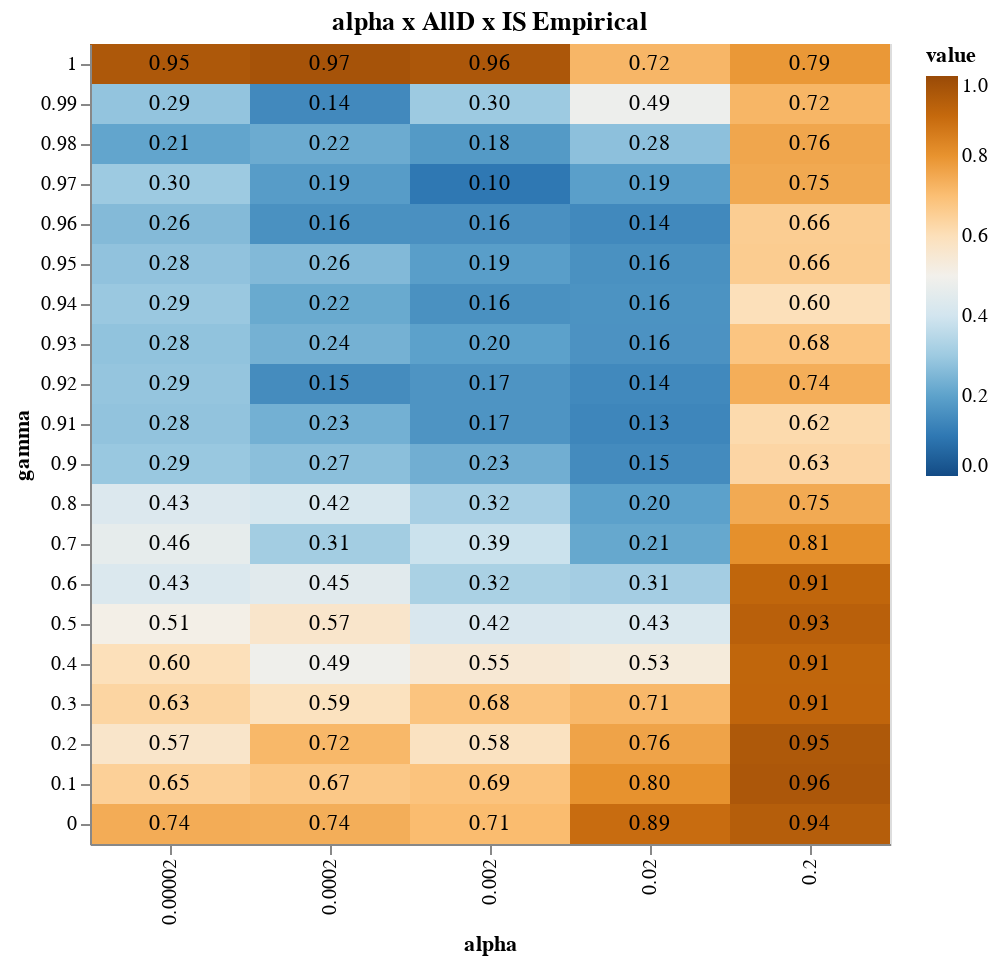

The cell this chart's notebook holds for it:
### Code cell
d, c = param_heatmap("alpha", "AllD", "IS Empirical")
c

### Figure 1 — Vega-Lite specification as saved in the notebook (floating-point values rounded to 4 significant figures)
{"config": {"view": {"continuousWidth": 400, "continuousHeight": 300}}, "layer": [{"mark": "rect", "encoding": {"color": {"field": "value", "scale": {"domain": [0, 1], "scheme": "blueorange"}, "sort": "ascending", "type": "quantitative"}, "x": {"field": "alpha", "type": "ordinal"}, "y": {"field": "gamma", "sort": {"field": "gamma", "order": "descending"}, "type": "ordinal"}}, "height": 400, "title": "alpha x AllD x IS Empirical", "width": 400}, {"mark": "text", "encoding": {"color": {"value": "black"}, "text": {"field": "value", "format": ".2f", "type": "quantitative"}, "x": {"field": "alpha", "type": "ordinal"}, "y": {"field": "gamma", "sort": {"field": "gamma", "order": "descending"}, "type": "ordinal"}}, "height": 400, "title": "alpha x AllD x IS Empirical", "width": 400}], "data": {"name": "data-147d8289c602e2279a6da406dae206cf"}, "$schema": "https://vega.github.io/schema/vega-lite/v4.17.0.json", "datasets": {"data-147d8289c602e2279a6da406dae206cf": [{"gamma": 0.8, "alpha": 2e-05, "value": 0.4317}, {"gamma": 0.8, "alpha": 0.0002, "value": 0.417}, {"gamma": 0.8, "alpha": 0.002, "value": 0.3192}, {"gamma": 0.8, "alpha": 0.02, "value": 0.1982}, {"gamma": 0.8, "alpha": 0.2, "value": 0.7472}, {"gamma": 0.0, "alpha": 2e-05, "value": 0.7437}, {"gamma": 0.0, "alpha": 0.0002, "value": 0.7396}, {"gamma": 0.0, "alpha": 0.002, "value": 0.7068}, {"gamma": 0.0, "alpha": 0.02, "value": 0.8925}, {"gamma": 0.0, "alpha": 0.2, "value": 0.9355}, {"gamma": 0.1, "alpha": 2e-05, "value": 0.6489}, {"gamma": 0.1, "alpha": 0.0002, "value": 0.6728}, {"gamma": 0.1, "alpha": 0.002, "value": 0.6868}, {"gamma": 0.1, "alpha": 0.02, "value": 0.802}, {"gamma": 0.1, "alpha": 0.2, "value": 0.9568}, {"gamma": 0.2, "alpha": 2e-05, "value": 0.567}, {"gamma": 0.2, "alpha": 0.0002, "value": 0.716}, {"gamma": 0.2, "alpha": 0.002, "value": 0.5848}, {"gamma": 0.2, "alpha": 0.02, "value": 0.7634}, {"gamma": 0.2, "alpha": 0.2, "value": 0.9512}, {"gamma": 0.3, "alpha": 2e-05, "value": 0.6346}, {"gamma": 0.3, "alpha": 0.0002, "value": 0.5904}, {"gamma": 0.3, "alpha": 0.002, "value": 0.6848}, {"gamma": 0.3, "alpha": 0.02, "value": 0.715}, {"gamma": 0.3, "alpha": 0.2, "value": 0.9122}, {"gamma": 0.4, "alpha": 2e-05, "value": 0.6005}, {"gamma": 0.4, "alpha": 0.0002, "value": 0.4912}, {"gamma": 0.4, "alpha": 0.002, "value": 0.5472}, {"gamma": 0.4, "alpha": 0.02, "value": 0.5331}, {"gamma": 0.4, "alpha": 0.2, "value": 0.9108}, {"gamma": 0.5, "alpha": 2e-05, "value": 0.5088}, {"gamma": 0.5, "alpha": 0.0002, "value": 0.566}, {"gamma": 0.5, "alpha": 0.002, "value": 0.4212}, {"gamma": 0.5, "alpha": 0.02, "value": 0.4264}, {"gamma": 0.5, "alpha": 0.2, "value": 0.9278}, {"gamma": 0.6, "alpha": 2e-05, "value": 0.4291}, {"gamma": 0.6, "alpha": 0.0002, "value": 0.448}, {"gamma": 0.6, "alpha": 0.002, "value": 0.3248}, {"gamma": 0.6, "alpha": 0.02, "value": 0.3129}, {"gamma": 0.6, "alpha": 0.2, "value": 0.9112}, {"gamma": 0.7, "alpha": 2e-05, "value": 0.4627}, {"gamma": 0.7, "alpha": 0.0002, "value": 0.3106}, {"gamma": 0.7, "alpha": 0.002, "value": 0.3875}, {"gamma": 0.7, "alpha": 0.02, "value": 0.2142}, {"gamma": 0.7, "alpha": 0.2, "value": 0.808}, {"gamma": 0.9, "alpha": 2e-05, "value": 0.2941}, {"gamma": 0.9, "alpha": 0.0002, "value": 0.2723}, {"gamma": 0.9, "alpha": 0.002, "value": 0.231}, {"gamma": 0.9, "alpha": 0.02, "value": 0.1461}, {"gamma": 0.9, "alpha": 0.2, "value": 0.6318}, {"gamma": 1.0, "alpha": 2e-05, "value": 0.9546}, {"gamma": 1.0, "alpha": 0.0002, "value": 0.9702}, {"gamma": 1.0, "alpha": 0.002, "value": 0.9572}, {"gamma": 1.0, "alpha": 0.02, "value": 0.7193}, {"gamma": 1.0, "alpha": 0.2, "value": 0.7888}, {"gamma": 0.91, "alpha": 2e-05, "value": 0.2821}, {"gamma": 0.91, "alpha": 0.0002, "value": 0.2344}, {"gamma": 0.91, "alpha": 0.002, "value": 0.1668}, {"gamma": 0.91, "alpha": 0.02, "value": 0.1336}, {"gamma": 0.91, "alpha": 0.2, "value": 0.6184}, {"gamma": 0.92, "alpha": 2e-05, "value": 0.2873}, {"gamma": 0.92, "alpha": 0.0002, "value": 0.1468}, {"gamma": 0.92, "alpha": 0.002, "value": 0.1676}, {"gamma": 0.92, "alpha": 0.02, "value": 0.14}, {"gamma": 0.92, "alpha": 0.2, "value": 0.7388}, {"gamma": 0.93, "alpha": 2e-05, "value": 0.2819}, {"gamma": 0.93, "alpha": 0.0002, "value": 0.2376}, {"gamma": 0.93, "alpha": 0.002, "value": 0.1988}, {"gamma": 0.93, "alpha": 0.02, "value": 0.162}, {"gamma": 0.93, "alpha": 0.2, "value": 0.6816}, {"gamma": 0.94, "alpha": 2e-05, "value": 0.2947}, {"gamma": 0.94, "alpha": 0.0002, "value": 0.2192}, {"gamma": 0.94, "alpha": 0.002, "value": 0.1592}, {"gamma": 0.94, "alpha": 0.02, "value": 0.1641}, {"gamma": 0.94, "alpha": 0.2, "value": 0.5996}, {"gamma": 0.95, "alpha": 2e-05, "value": 0.2807}, {"gamma": 0.95, "alpha": 0.0002, "value": 0.258}, {"gamma": 0.95, "alpha": 0.002, "value": 0.1916}, {"gamma": 0.95, "alpha": 0.02, "value": 0.1596}, {"gamma": 0.95, "alpha": 0.2, "value": 0.6596}, {"gamma": 0.96, "alpha": 2e-05, "value": 0.2605}, {"gamma": 0.96, "alpha": 0.0002, "value": 0.1592}, {"gamma": 0.96, "alpha": 0.002, "value": 0.158}, {"gamma": 0.96, "alpha": 0.02, "value": 0.1396}, {"gamma": 0.96, "alpha": 0.2, "value": 0.6572}, {"gamma": 0.97, "alpha": 2e-05, "value": 0.2995}, {"gamma": 0.97, "alpha": 0.0002, "value": 0.186}, {"gamma": 0.97, "alpha": 0.002, "value": 0.1}, {"gamma": 0.97, "alpha": 0.02, "value": 0.194}, {"gamma": 0.97, "alpha": 0.2, "value": 0.751}, {"gamma": 0.98, "alpha": 2e-05, "value": 0.208}, {"gamma": 0.98, "alpha": 0.0002, "value": 0.2228}, {"gamma": 0.98, "alpha": 0.002, "value": 0.18}, {"gamma": 0.98, "alpha": 0.02, "value": 0.2756}, {"gamma": 0.98, "alpha": 0.2, "value": 0.7564}, {"gamma": 0.99, "alpha": 2e-05, "value": 0.2851}, {"gamma": 0.99, "alpha": 0.0002, "value": 0.1408}, {"gamma": 0.99, "alpha": 0.002, "value": 0.3008}, {"gamma": 0.99, "alpha": 0.02, "value": 0.4854}, {"gamma": 0.99, "alpha": 0.2, "value": 0.72}]}}
